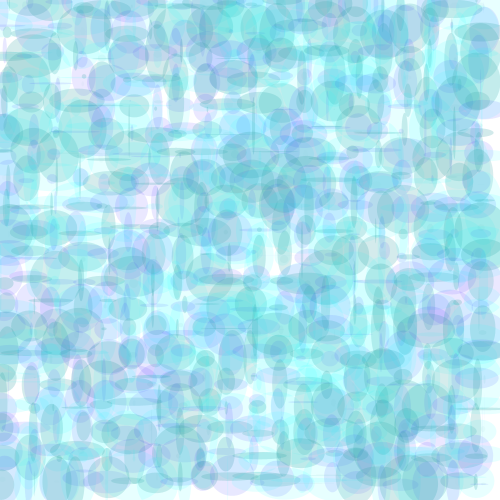
Frame 1 (no input)
Frame 60 (the mouse pressed at the canvas centre just before this capture): identical to frame 1, image omitted
Frame 120 (the mouse held since frame 60 and released just before this capture): identical to frame 1, image omitted

The Processing sketch that drew this single still picture (run headless with seeded random() and noise(); from frame 60 on, the mouse is pressed at the canvas centre):

// Processing sketch: processing_47471
// ── processing_47471.pde

int patternSeperationX = 25;
int patternSeperationY = 25;
     
void setup(){
  size(500,500);
background (255);
      
  fill(255);
  noStroke();
       
  for(int i = 0; i < width/patternSeperationX; i++){
      for(int ii = 0; ii < height/patternSeperationY; ii++){
        pushMatrix();
        translate(i*patternSeperationX, ii*patternSeperationY);
        yourFunction();
        popMatrix();
      }
  }
       
}
void draw(){   
  }   
void yourFunction(){
  
  
 noStroke();
  fill (random (20,60),25,255,25 );
  ellipse (random (10),random (10),random(50),random(50));
  smooth();

   
  noStroke();
  fill ( random (10,20),255,255,25);
  ellipse (random (10),random (10),random (80),random (80));
  smooth();
    
   
   noStroke();
    fill (57,164,165, random (0,20));
    ellipse (random (10),random (10),random (10),random (10));
   smooth();
   
   
    noStroke();
    fill (57,164,165, random (50,60));
    ellipse (random (10),random (10),random (60),random (60));
   smooth();
   //println("finished");
  //exit();
}
